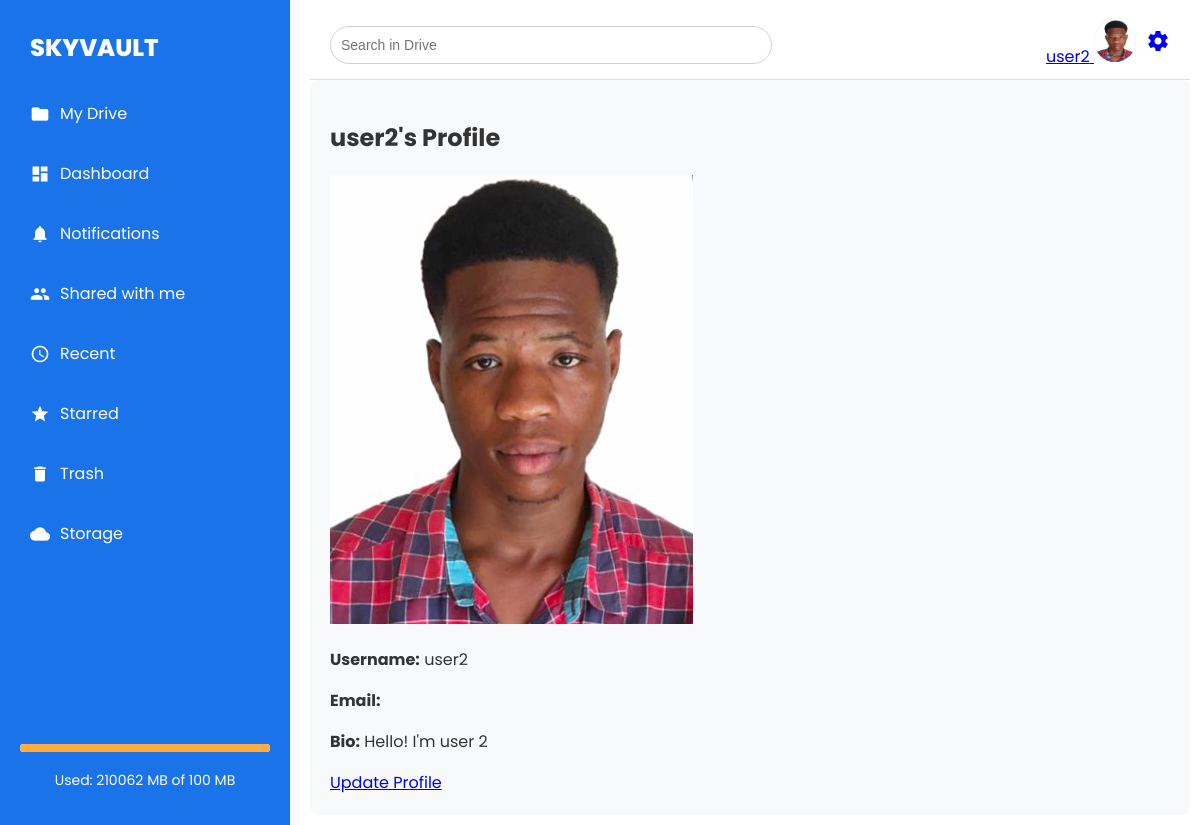
/settings/profile/ (signed in), run on the app's committed database.
### settings/models.py (models this page shows, shortened)
class UserProfile(models.Model):
    user = models.OneToOneField(User, on_delete=models.CASCADE)
    used_space = models.PositiveIntegerField(default=0)  # Store used space in bytes
    bio = models.TextField(blank=True, null=True)  # Add bio field
    profile_picture = models.ImageField(upload_to='profile_pictures/', blank=True, null=True)  # Add profile picture field
    MAX_STORAGE_LIMIT = 100 * 1024 * 1024  # 100 MB limit

### settings/views.py (the view)
# urls.py: path('profile/', views.profile_view, name='profile_view'),  # Profile page view
@login_required
def profile_view(request):
    user_profile, created = UserProfile.objects.get_or_create(user=request.user)
    return render(request, 'settings/profile.html', {'user_profile': user_profile})

### templates/settings/profile.html (shortened to what this page needs)
{% extends 'base.html' %}
{% load static %}
{% block content %}
<h2>{{ user.username }}'s Profile</h2>
<div class="profile-info">
    {% if user_profile.profile_picture %}
        <img src="{{ user_profile.profile_picture.url }}" alt="Profile Picture" class="avatar">
    {% else %}
        <span class="material-icons avatar">account_circle</span>
    {% endif %}
    <p><strong>Username:</strong> {{ user.username }}</p>
    <p><strong>Email:</strong> {{ user.email }}</p>
    <p><strong>Bio:</strong> {{ user_profile.bio }}</p>
</div>
<a href="{% url 'update_profile_view' %}" class="button">Update Profile</a>
{% endblock %}

### templates/base.html (shortened to what this page needs)
{% load static %}
<!DOCTYPE html>
<html lang="en">
<head>
    <link rel="stylesheet" href="{% static 'base.css' %}?=v2">
</head>
<body>
    <div class="sidebar" id="sidebar">
        <div class="logo">
            <span class="logo-text">SKYVAULT</span>
        </div>
        <ul>
            <li><a href="{% url 'vault_home' %}"><span class="material-icons">folder</span> My Drive</a></li>
            <li><a href="{% url 'dashboard' %}"><span class="material-icons">dashboard</span> Dashboard</a></li>
            <li><a href="{% url 'notification_list' %}"><span class="material-icons">notifications</span> Notifications</a></li>
            <li><a href="{% url 'shared_view' %}"><span class="material-icons">people</span> Shared with me</a></li>
            <li><a href="{% url 'recent_files' %}"><span class="material-icons">access_time</span> Recent</a></li>
            <li><a href="{% url 'starred_files' %}"><span class="material-icons">star</span> Starred</a></li>
            <li><a href="{% url 'trash_view' %}"><span class="material-icons">delete</span> Trash</a></li>
            <li><a href="{% url 'storage_info' %}"><span class="material-icons">cloud</span> Storage</a></li>
        </ul>
        <div class="storage-info">
            <progress value="{{ user_profile.used_space }}" max="100"></progress>
            <p>Used: {{ user_profile.used_space }} MB of 100 MB</p>
        </div>
    </div>
    <div class="main-content">
        <div class="top-bar">
            <input type="text" placeholder="Search in Drive" class="search-input">
            <div class="profile">
              <a href="{% url 'profile_view' %}">
                  <span>{{ user.username }}</span>
                  {% if user_profile.profile_picture %}
                      <img src="{{ user_profile.profile_picture.url }}" alt="Profile Picture" class="avatar">
                  {% else %}
                      <span class="material-icons avatar">account_circle</span>
                  {% endif %}
              </a>
              <a href="{% url 'update_profile_view' %}">
                  <span class="material-icons">settings</span>
              </a>
          </div>
        </div>
        <div class="content">
            {% block content %}{% endblock %}
        </div>
    </div>
</body>
</html>

### static/base.css (style rules this page uses)
body { font-family: 'Poppins', sans-serif; color: #333; margin: 0; display: flex; background-color: #F8F9FA; }
.sidebar { width: 250px; background-color: #1a73e8; color: #ffffff; padding: 20px; display: flex; flex-direction: column; position: fixed; top: 0; bottom: 0; transition: width 0.3s; }
.logo { display: flex; align-items: center; justify-content: left; margin: 10px; }
.logo-text { font-size: 24px; font-weight: 800; color: #ffffff; transition: font-size 0.4s; }
.sidebar ul { list-style: none; padding: 0; }
.sidebar ul li { margin-bottom: 15px; }
.sidebar ul li a { color: #ffffff; text-decoration: none; display: flex; align-items: center; font-size: 16px; padding: 10px; border-radius: 8px; transition: background-color 0.2s; }
.sidebar ul li a .material-icons { margin-right: 10px; font-size: 20px; }
.sidebar .storage-info { margin-top: auto; text-align: center; color: #ffffff; }
.sidebar .storage-info p { font-size: 14px; }
.sidebar .storage-info progress { width: 100%; height: 8px; -webkit-appearance: none; appearance: none; background-color: #ffffff; border-radius: 4px; }
.main-content { margin-left: 300px; width: calc(100% - 300px); padding: 10px; transition: margin-left 0.3s, width 0.3s; background-color: #ffffff; }
.top-bar { display: flex; justify-content: space-between; align-items: center; padding: 10px 20px; background-color: #ffffff; border-bottom: 1px solid #e0e0e0; }
.profile { display: flex; align-items: center; gap: 10px; color: #5f6368; }
.profile .avatar { width: 42px; height: 42px; border-radius: 50%; background-color: #d1d3d4; }
.search-input { border: 1px solid #d1d3d4; border-radius: 20px; padding: 10px; width: 50%; font-size: 14px; }
.content { background-color: #f8f9fa; padding: 20px; border-radius: 8px; }

### data on the page
UserProfile: used_space "210062", profile_picture (picture), bio "Hello! I'm user 2"

### other printed values
{{ user.username }} "user2"
